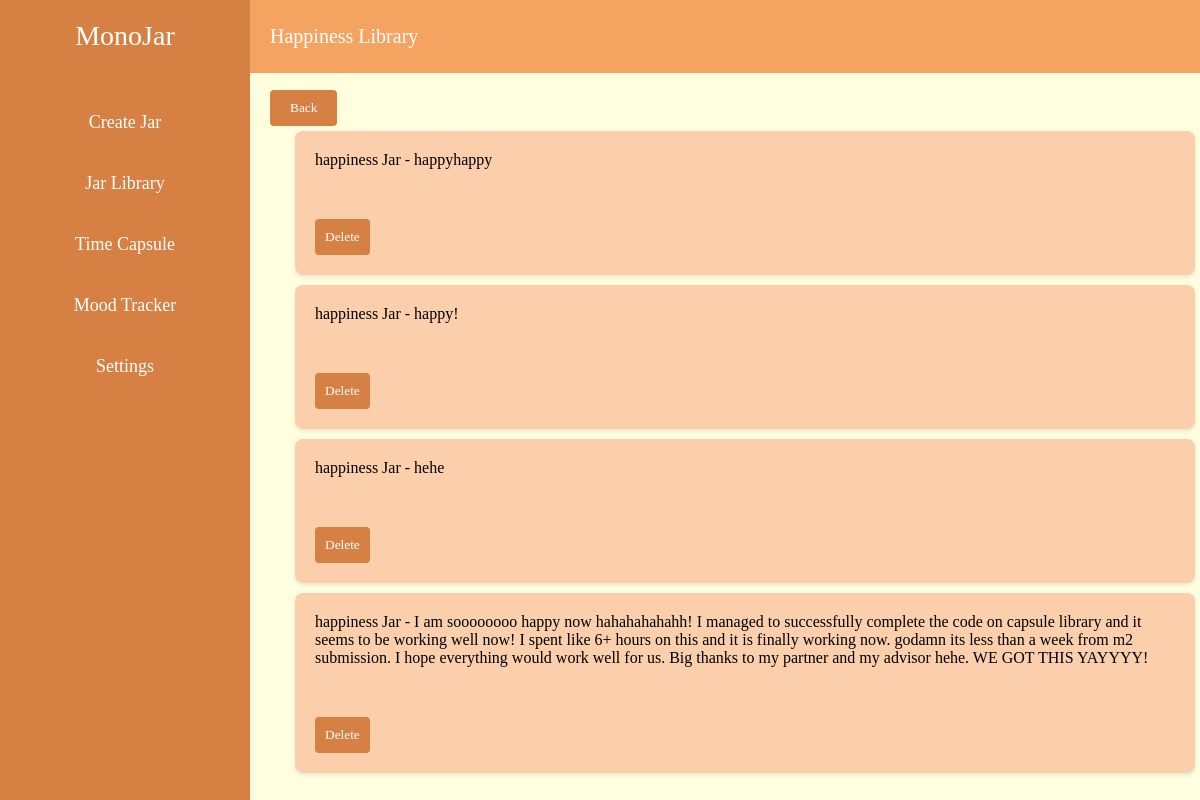
The page /happinessLibrary/wangjiaa on the database its author committed.
### tables this page shows
CREATE TABLE jars (
                id INTEGER PRIMARY KEY AUTOINCREMENT,
                username TEXT NOT NULL,
                type TEXT NOT NULL,
                content TEXT NOT NULL,
                FOREIGN KEY (username) REFERENCES users(username) ON DELETE CASCADE
            );

### Backend/app.py (the view)
@app.route('/happinessLibrary/<username>')
def happiness_library(username):
    jars = query_jars(username, 'happiness')
    return render_template('happinessLibrary.html', jars=jars, username=username)

### Backend/app.py (called while the page is built)
def query_jars(username, jar_type):
    conn = get_db()
    cursor = conn.cursor()
    cursor.execute('SELECT id, type, content FROM jars WHERE username = ? AND type = ?',
                   (username, jar_type))
    rows = cursor.fetchall()
    conn.close()
    jars = [{'id': row[0], 'type': row[1], 'content': row[2]} for row in rows]
    return jars

### Frontend/templates/happinessLibrary.html (shortened to what this page needs)
{% extends 'base.html' %}
{% block content %}
<div class="main-content">
    <div class="header">
        <div class="title">Happiness Library</div>
    </div>
    <div class="content">
        <a href="/createJar/{{ username }}">
            <button class="back-button">Back</button>
        </a>
        <ul id="jar-list">
            {% for jar in jars %}
            <li class="content jar collapsed" id="jar-{{ jar.id }}">
                <p>{{ jar.type }} Jar - {{ jar.content }}</p>
                <button class="delete-button" data-jar-id="{{ jar.id }}">Delete</button>
            </li>
            {% endfor %}
        </ul>
    </div>
</div>
{% endblock %}

### Frontend/static/css/sidebarStyle.css (style rules this page uses)
body { font-family: 'Georgia', serif; margin: 0; padding: 0; background-color: #FFFFE0; }

### Frontend/static/css/createJarStyle.css (style rules this page uses)
.main-content { flex: 1; display: flex; flex-direction: column; overflow: hidden; }
.header { height: 80px; background-color: #F4A460; color: #fff; display: flex; align-items: center; justify-content: space-between; padding: 0 20px; }
.header .title { font-size: 20px; }
.content { display: flex; flex-wrap: wrap; gap: 40px; justify-content: center; align-items: center; width: 100%; height: 100%; overflow-y: auto; }
.back-button { font-family: 'Georgia', serif; position: absolute; top: 90px; left: 270px; padding: 10px 20px; background-color: #d68043; color: #fff; border: none; border-radius: 4px; cursor: pointer; }

### Frontend/static/css/libraryStyle.css (style rules this page uses)
.jar { background-color: #fbcfab; border-radius: 8px; box-shadow: 0 2px 4px rgba(0, 0, 0, 0.1); padding: 20px; width: 900px; height: fit-content; box-sizing: border-box; text-decoration: none; color: inherit; display: flex; flex-direction: column; align-items: flex-start; justify-content: center; transition: transform 0.2s; margin-bottom: 10px; overflow: hidden; position: relative; }
.jar p { margin: 0; text-align: left; white-space: pre-wrap; }
button.delete-button, button.expand-button { font-family: 'Georgia', serif; padding: 10px; color: #fff; background-color: #d68043; border: none; border-radius: 4px; cursor: pointer; margin-top: 10px; }
.jar.collapsed p { display: -webkit-box; -webkit-line-clamp: 3; -webkit-box-orient: vertical; overflow: hidden; text-overflow: ellipsis; }
.jar.collapsed { max-height: 200px; }

### rows shown on the page
jars: type "happiness", content "happyhappy"
jars: type "happiness", content "happy!"
jars: type "happiness", content "hehe"
jars: type "happiness", content "I am soooooooo happy now hahahahahahh! I managed to successfully complete the code on capsule library and it seems to be working well now! I spent like 6+ hours on this and it is finally working now. godamn its less than a week from m2 submission. I hope everything would work well for us. Big thanks to my partner and my advisor hehe. WE GOT THIS YAYYYY!"
